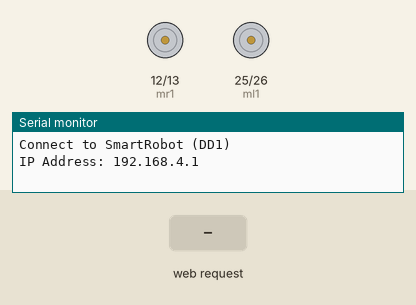
A sketch run on a simulated ESP32. Shown: motor-driver pin pairs drawn as motors (green arrow = first pin HIGH = forward, orange = second pin HIGH = backward, longer = more drive), the last lines printed to the serial monitor. The inputs (shaded band) are chosen by the test bench.

Above: at 1.2 s.
1.3 s: HTTP request GET /front/on received
At 1.6 s:
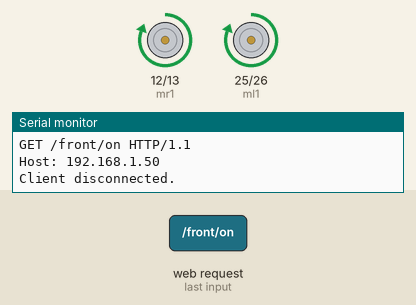
2.8 s: HTTP request GET /back/on received
At 4.0 s:
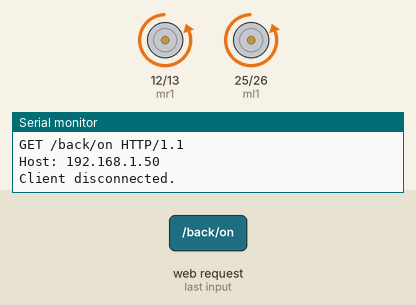
4.3 s: HTTP request GET /left/on received
At 5.1 s:
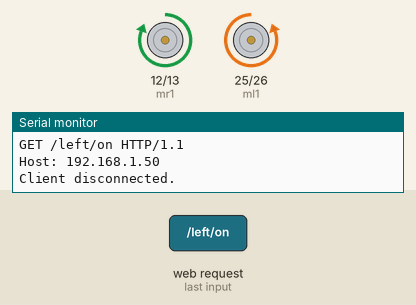
5.8 s: HTTP request GET /right/on received
At 6.3 s:
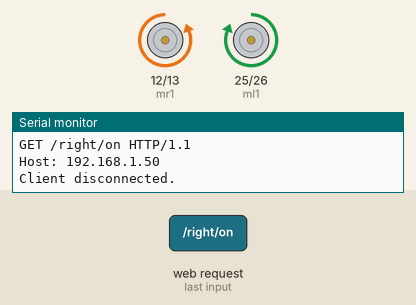
Timing chart, 0 to 8.3 s (numbered marks = the images above; inputs shaded):
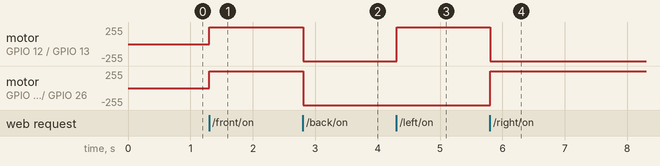

The sketch:

Wemos-Robot-Wifi.ino
```cpp
#include <WiFi.h>
const char* ssid = "SmartRobot (DD1)";
const char* password = "12345678";

WiFiServer server(80);

String header;
String mr1State = "off";
String mr2State = "off";
String ml1State = "off";
String ml2State = "off";

const int mr1 = 12;
const int mr2 = 13;
const int ml1 = 25;
const int ml2 = 26;

void back(void);
void front(void);
void right(void);
void left(void);
void stoped(void);

void setup() {
  Serial.begin(115200);
  pinMode(mr1, OUTPUT);
  pinMode(mr2, OUTPUT);
  pinMode(ml1, OUTPUT);
  pinMode(ml2, OUTPUT);
  stoped();

  // Set Wi-Fi network with SSID and password
  WiFi.mode(WIFI_AP); // ใช้งาน WiFi ในโหมด AP
  WiFi.softAP(ssid);  //or WiFi.softAP(ssid, password)
  Serial.print("Connect to ");
  Serial.println(ssid);
  IPAddress apip = WiFi.softAPIP();
  Serial.print("IP Address: ");
  Serial.println(apip);

  server.begin();
}

void loop() {
  WiFiClient client = server.available();

  if (client) {
    Serial.println("New Client.");
    String currentLine = "";
    while (client.connected()) {
      if (client.available()) {
        char c = client.read();
        Serial.write(c);
        header += c;
        if (c == '\n') {
          if (currentLine.length() == 0) {
            client.println("HTTP/1.1 200 OK");
            client.println("Content-type:text/html");
            client.println("Connection: close");
            client.println();

            // turns the GPIOs on and off
            if (header.indexOf("GET /front/on") >= 0) {
              front();
            } else if (header.indexOf("GET /front/off") >= 0) {
              stoped();
            } else if (header.indexOf("GET /back/on") >= 0) {
              back();
            } else if (header.indexOf("GET /back/off") >= 0) {
              stoped();
            } else if (header.indexOf("GET /left/on") >= 0) {
              left();
            } else if (header.indexOf("GET /left/off") >= 0) {
              stoped();
            } else if (header.indexOf("GET /right/on") >= 0) {
              right();
            } else if (header.indexOf("GET /right/off") >= 0) {
              stoped();
            } else {
              stoped();
            }
            /*
                        client.println("<!DOCTYPE html><html>");
                        client.println("<head><meta name=\"viewport\" content=\"width=device-width, initial-scale=1\">");
                        client.println("<style>html { font-family: Helvetica; display: inline-block; margin: 0px auto; text-align: center;}");
                        client.println(".button { background-color: #4CAF50; border: none; color: white; padding: 16px 40px;");
                        client.println("text-decoration: none; font-size: 30px; margin: 2px; cursor: pointer;}");
                        client.println(".button2 {background-color: #555555;}</style></head>");

                        client.println("<body><h1>ESP32 Smart Robot</h1>");
                        // client.println("<p>GPIO 26 - State " + output26State + "</p>");
                        // client.println("<p>GPIO 27 - State " + output27State + "</p>");
                        client.println();
            */
            break;
          } else {
            currentLine = "";
          }
        } else if (c != '\r') {
          currentLine += c;
        }
      }
    }
    header = "";
    client.stop();
    Serial.println("Client disconnected.");
    Serial.println("");
  }

}

//---ฟังก์ชั่นต่างๆ
void back(void) {
  digitalWrite(mr1, LOW);
  digitalWrite(mr2, HIGH);
  digitalWrite(ml1, LOW);
  digitalWrite(ml2, HIGH);
}
void front(void) {
  digitalWrite(mr1, HIGH);
  digitalWrite(mr2, LOW);
  digitalWrite(ml1, HIGH);
  digitalWrite(ml2, LOW);
}
void right(void) {
  digitalWrite(mr1, LOW);
  digitalWrite(mr2, HIGH);
  digitalWrite(ml1, HIGH);
  digitalWrite(ml2, LOW);
}
void left(void) {
  digitalWrite(mr1, HIGH);
  digitalWrite(mr2, LOW);
  digitalWrite(ml1, LOW);
  digitalWrite(ml2, HIGH);
}
void stoped(void) {
  digitalWrite(mr1, LOW);
  digitalWrite(mr2, LOW);
  digitalWrite(ml1, LOW);
  digitalWrite(ml2, LOW);
}
```

Measured:
- after the input at 1.3 s, motor on GPIO 12 (mr1) / GPIO 13 (mr2), motor on GPIO 25 (ml1) / GPIO 26 (ml2): stopped → forward 255/255 at once
- after the input at 2.8 s, motor on GPIO 12 (mr1) / GPIO 13 (mr2), motor on GPIO 25 (ml1) / GPIO 26 (ml2): forward 255/255 → backward 255/255 at once
- after the input at 4.3 s, motor on GPIO 12 (mr1) / GPIO 13 (mr2): backward 255/255 → forward 255/255 at once
- after the input at 5.8 s, motor on GPIO 12 (mr1) / GPIO 13 (mr2): forward 255/255 → backward 255/255 at once; motor on GPIO 25 (ml1) / GPIO 26 (ml2): backward 255/255 → forward 255/255 at once
